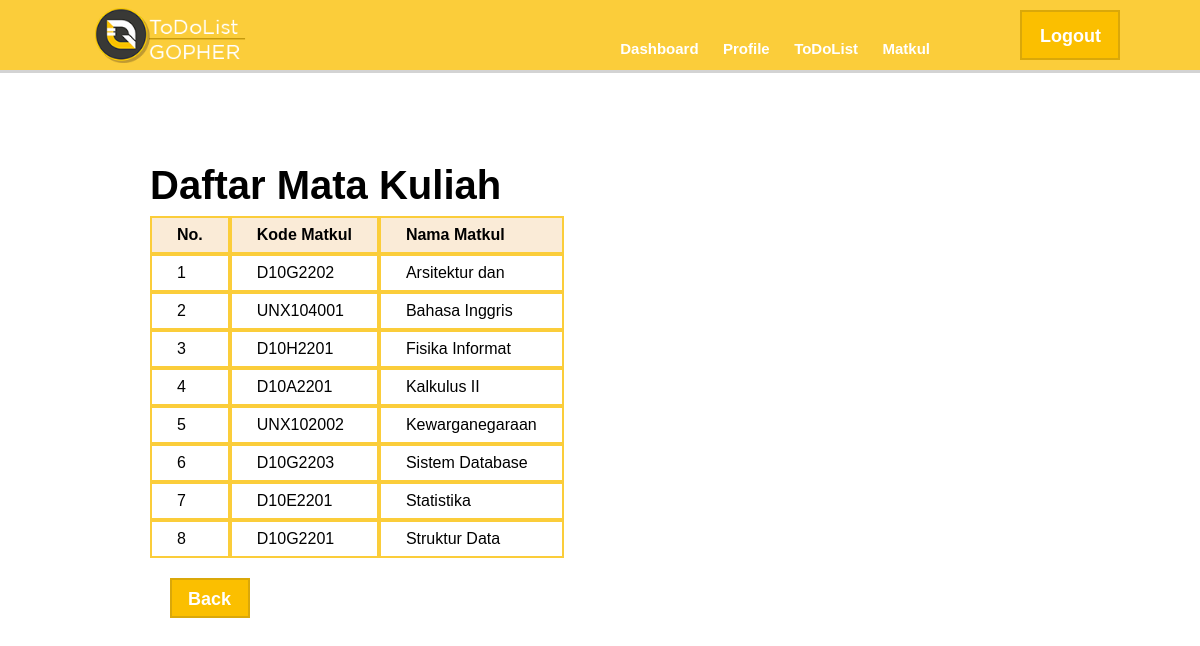
Page /matkul.php on the committed database.
### tables this page shows
CREATE TABLE `matkul` (
  `Kode_matkul` char(9) NOT NULL,
  `Matkul` varchar(15) NOT NULL
);

### func.php (called while the page is built, shortened)
<?php
	$conn = mysqli_connect("localhost", "root", "", "sisdat");
function query($query) {
	global $conn;
	$result = mysqli_query($conn, $query);
	$rows = [];
	while ( $row = mysqli_fetch_assoc($result) ) {
		$rows[] = $row;
	}
	return $rows;
}
?>

### matkul.php (the view, shortened to what this page needs)
<?php
require 'func.php';
$matkul = query("SELECT * FROM matkul");
?>
<!DOCTYPE html>
<html>
<link rel="stylesheet" href="css/stylematkul.css">
<head>
</head>
<body>
	<div class="topbar">
        <div class="isitopbar">
            <a href="dashboard.php?npm=$npm"><img src="img/logoweb.png" alt="logoweb"></a>
        </div>
        <a href="login.php">
            <div class="logout">Logout</div>
        </a>
        <div class="navigasi">
            <ul>
                <li><a href="dashboard.php?npm=$npm">Dashboard</a></li>
                <li><a href="profile.php">Profile</a></li>
                <li><a href="todolist.php?npm=$npm">ToDoList</a></li>
                <li><a href="matkul.php">Matkul</a></li>
            </ul>
        </div>
    </div>
    <div class="konten">
        <h1 class="judul">Daftar Mata Kuliah</h1>
			<table class="table" cellspacing="0">
				<tr class="head">
                    <td>No.</td>
                    <td>Kode Matkul</td>
                    <td>Nama Matkul</td>
				</tr>
			<?php $i = 1 ?>
			<?php foreach( $matkul as $row ) : ?>
				<tr>
					<td><?= $i; ?></td>
					<td><?= $row["Kode_matkul"]; ?></td>
					<td><?= $row["Matkul"]; ?></td>
				</tr>
			<?php $i++; ?>
			<?php endforeach; ?>
			</table>
        <div class="back">
			<a href="todolist.php"> Back</a>
		</div>
    </div>
</body>
</html>

### css/stylematkul.css (style rules this page uses)
html, body, div, span, applet, object, iframe, h1, h2, h3, h4, h5, h6, p, blockquote, pre, a, abbr, acronym, address, big, cite, code, del, dfn, em, img, ins, kbd, q, s, samp, small, strike, strong, sub, sup, tt, var, b, u, i, center, dl, dt, dd, ol, ul, li, fieldset, form, label, legend, table, caption, tbody, tfoot, thead, tr, th, td, article, aside, canvas, details, embed, figure, figcaption, footer, header, hgroup, menu, nav, output, ruby, section, summary, time, mark, audio, video { margin: 0; padding: 0; border: 0; font-size: 100%; font: inherit; vertical-align: baseline; }
body { background-color: white; font-family: Arial, "Helvetica Neue", Helvetica, sans-serif; }
.topbar { background-color: #fbcd3a; height: 70px; border-bottom: 3px solid lightgrey; }
.isitopbar img { width: 180px; padding: 8px 80px; float: left; }
.logout { width: 100px; height: 50px; background-color: #fbbf00; margin: 10px 80px; padding: 14px 18px; border: 2px solid #daa809; box-sizing: border-box; float: right; }
.navigasi { float: right; margin-top: 30px; }
.navigasi ul li { display: inline-block; padding: 10px; }
a { text-decoration: none; color: white; font-size: 18px; font-weight: bold; }
.navigasi a { font-size: 15px; }
.konten .judul { margin: 90px 150px 8px; font-size: 40px; font-weight: bold; box-sizing: border-box; }
.konten table td { padding: 8px 25px 8px; border: 2px solid #fbcd3a; }
.konten table .head { font-weight: bold; background-color: antiquewhite; }
.konten table { margin: 0 150px 5px; }
.back { width: 80px; height: 40px; background-color: #fbbf00; margin: 20px 170px 0; padding: 9px 16px; border: 2px solid #daa809; box-sizing: border-box; }

### rows in the picture
matkul: Kode_matkul "D10G2202", Matkul "Arsitektur dan"
matkul: Kode_matkul "UNX104001", Matkul "Bahasa Inggris"
matkul: Kode_matkul "D10H2201", Matkul "Fisika Informat"
matkul: Kode_matkul "D10A2201", Matkul "Kalkulus II"
matkul: Kode_matkul "UNX102002", Matkul "Kewarganegaraan"
matkul: Kode_matkul "D10G2203", Matkul "Sistem Database"
matkul: Kode_matkul "D10E2201", Matkul "Statistika"
matkul: Kode_matkul "D10G2201", Matkul "Struktur Data"
